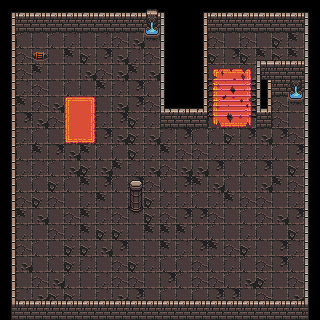

Below is a game level as drawn by its tile map, then a one-line description and the .tmx that defines it (tile-layer data replaced by summaries):
An orthogonal 20x20 tile map with 16x16 px tiles, 3 tile layers (0, 0.5, 1) and 87 objects.

<map version="1.10" tiledversion="1.10.1" orientation="orthogonal" renderorder="right-down" width="20" height="20" tilewidth="16" tileheight="16" infinite="0" nextlayerid="6" nextobjectid="116">
 <tileset firstgid="1" name="tileset" tilewidth="16" tileheight="16" tilecount="2048" columns="64">
  <image source="tileset.png" width="1024" height="512" />
  <tile id="192">
   <animation>
    <frame tileid="192" duration="150" />
    <frame tileid="197" duration="150" />
    <frame tileid="198" duration="150" />
   </animation>
  </tile>
  <tile id="256">
   <animation>
    <frame tileid="256" duration="150" />
    <frame tileid="261" duration="150" />
    <frame tileid="262" duration="150" />
   </animation>
  </tile>
 </tileset>
 <layer id="1" name="0" width="20" height="20">
  <data>[400 cells, 355 non-empty, 30 distinct tile ids]</data>
 </layer>
 <layer id="5" name="0.5" width="20" height="20">
  <data>[400 cells, 14 non-empty, 12 distinct tile ids]</data>
 </layer>
 <layer id="3" name="1" width="20" height="20">
  <data>[400 cells, 56 non-empty, 13 distinct tile ids]</data>
 </layer>
 <objectgroup id="4" name="wall">
  <object id="1" x="0" y="48" width="16" height="16" />
  <object id="2" x="0" y="32" width="16" height="16" />
  <object id="3" x="0" y="80" width="16" height="16" />
  <object id="4" x="0" y="64" width="16" height="16" />
  <object id="5" x="0" y="112" width="16" height="16" />
  <object id="6" x="0" y="96" width="16" height="16" />
  <object id="7" x="0" y="144" width="16" height="16" />
  <object id="8" x="0" y="128" width="16" height="16" />
  <object id="9" x="0" y="176" width="16" height="16" />
  <object id="10" x="0" y="160" width="16" height="16" />
  <object id="11" x="0" y="208" width="16" height="16" />
  <object id="12" x="0" y="192" width="16" height="16" />
  <object id="13" x="0" y="240" width="16" height="16" />
  <object id="14" x="0" y="224" width="16" height="16" />
  <object id="15" x="0" y="272" width="16" height="16" />
  <object id="16" x="0" y="256" width="16" height="16" />
  <object id="18" x="0" y="288" width="16" height="16" />
  <object id="25" x="304" y="144" width="16" height="16" />
  <object id="26" x="304" y="128" width="16" height="16" />
  <object id="27" x="304" y="176" width="16" height="16" />
  <object id="28" x="304" y="160" width="16" height="16" />
  <object id="29" x="304" y="208" width="16" height="16" />
  <object id="30" x="304" y="192" width="16" height="16" />
  <object id="31" x="304" y="240" width="16" height="16" />
  <object id="32" x="304" y="224" width="16" height="16" />
  <object id="33" x="304" y="272" width="16" height="16" />
  <object id="34" x="304" y="256" width="16" height="16" />
  <object id="35" x="304" y="288" width="16" height="16" />
  <object id="36" x="16" y="16" width="16" height="16" />
  <object id="37" x="32" y="16" width="16" height="16" />
  <object id="38" x="48" y="16" width="16" height="16" />
  <object id="39" x="64" y="16" width="16" height="16" />
  <object id="40" x="80" y="16" width="16" height="16" />
  <object id="41" x="96" y="16" width="16" height="16" />
  <object id="42" x="112" y="16" width="16" height="16" />
  <object id="43" x="128" y="16" width="16" height="16" />
  <object id="44" x="144" y="16" width="16" height="16" />
  <object id="54" x="16" y="304" width="16" height="16" />
  <object id="55" x="32" y="304" width="16" height="16" />
  <object id="56" x="48" y="304" width="16" height="16" />
  <object id="57" x="64" y="304" width="16" height="16" />
  <object id="58" x="80" y="304" width="16" height="16" />
  <object id="59" x="96" y="304" width="16" height="16" />
  <object id="60" x="112" y="304" width="16" height="16" />
  <object id="61" x="128" y="304" width="16" height="16" />
  <object id="62" x="144" y="304" width="16" height="16" />
  <object id="63" x="160" y="304" width="16" height="16" />
  <object id="64" x="176" y="304" width="16" height="16" />
  <object id="65" x="192" y="304" width="16" height="16" />
  <object id="66" x="208" y="304" width="16" height="16" />
  <object id="67" x="224" y="304" width="16" height="16" />
  <object id="68" x="240" y="304" width="16" height="16" />
  <object id="69" x="256" y="304" width="16" height="16" />
  <object id="70" x="272" y="304" width="16" height="16" />
  <object id="71" x="288" y="304" width="16" height="16" />
  <object id="72" x="128" y="192" width="16" height="16" />
  <object id="73" x="160" y="32" width="16" height="16" />
  <object id="74" x="160" y="48" width="16" height="16" />
  <object id="75" x="160" y="64" width="16" height="16" />
  <object id="76" x="160" y="80" width="16" height="16" />
  <object id="81" x="192" y="32" width="16" height="16" />
  <object id="82" x="192" y="48" width="16" height="16" />
  <object id="83" x="192" y="64" width="16" height="16" />
  <object id="84" x="192" y="80" width="16" height="16" />
  <object id="85" x="160" y="112" width="16" height="16" />
  <object id="86" x="176" y="112" width="16" height="16" />
  <object id="87" x="192" y="112" width="16" height="16" />
  <object id="91" x="160" y="96" width="16" height="16" />
  <object id="93" x="192" y="96" width="16" height="16" />
  <object id="96" x="208" y="16" width="16" height="16" />
  <object id="97" x="224" y="16" width="16" height="16" />
  <object id="98" x="240" y="16" width="16" height="16" />
  <object id="99" x="256" y="16" width="16" height="16" />
  <object id="100" x="272" y="16" width="16" height="16" />
  <object id="101" x="288" y="16" width="16" height="16" />
  <object id="102" x="304" y="32" width="16" height="16" />
  <object id="103" x="304" y="48" width="16" height="16" />
  <object id="104" x="288" y="64" width="16" height="16" />
  <object id="105" x="272" y="64" width="16" height="16" />
  <object id="106" x="256" y="64" width="16" height="16" />
  <object id="107" x="256" y="80" width="16" height="16" />
  <object id="108" x="256" y="96" width="16" height="16" />
  <object id="109" x="256" y="112" width="16" height="16" />
  <object id="110" x="272" y="80" width="16" height="16" />
  <object id="111" x="288" y="80" width="16" height="16" />
  <object id="114" x="304" y="112" width="16" height="16" />
  <object id="115" x="304" y="96" width="16" height="16" />
 </objectgroup>
</map>
